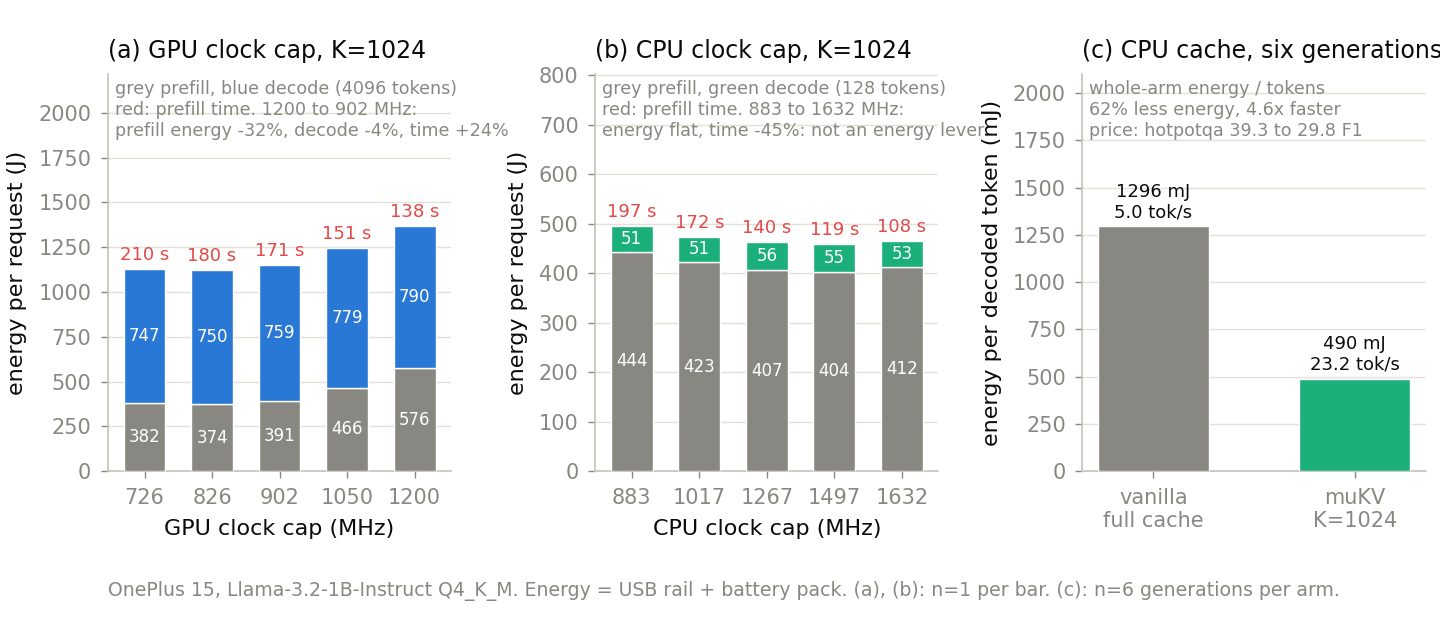

Generate this figure with Python:
#!/usr/bin/env python3
"""The energy levers, one per backend, and what each trades. OnePlus 15, Llama-3.2-1B Q4_K_M.

(a) GPU clock cap at K=1024: energy per request split into prefill and decode, with prefill
    time on each bar. Energy falls in prefill only; the trade is time to first token.
(b) CPU clock cap 883 to 1632 MHz at K=1024: energy per request flat, prefill time falls.
    On the CPU in this range the clock is a time lever, not an energy lever.
(c) CPU cache: vanilla (full cache) vs muKV K=1024, six generations of 4096 tokens each,
    whole-arm energy per decoded token and throughput. The cache is the CPU lever.
Energy = USB rail integral + battery pack coulomb delta. Phase split anchored on trace end.
"""
import csv, json, os, re, sys, glob, statistics as st
import matplotlib
matplotlib.use("Agg")
import matplotlib.pyplot as plt

sys.path.insert(0, "/home/mislam22/EndurKV_workspace/EndurKV/scripts")
from ea_proof_summary import load as load_cell

BLUE, AQUA, RED = "#2a78d6", "#1baf7a", "#e34948"
INK, MUTED, GRID, AXIS, SURF = "#0b0b0b", "#898781", "#e1e0d9", "#c3c2b7", "#ffffff"
plt.rcParams.update({
    "font.family": "sans-serif", "font.sans-serif": ["DejaVu Sans", "Arial", "Helvetica"],
    "font.size": 8, "axes.labelsize": 8, "axes.titlesize": 8.5, "legend.fontsize": 7,
    "xtick.labelsize": 7.5, "ytick.labelsize": 7.5, "axes.edgecolor": AXIS, "axes.linewidth": 0.6,
    "xtick.color": MUTED, "ytick.color": MUTED, "axes.labelcolor": INK, "text.color": INK,
    "grid.color": GRID, "grid.linewidth": 0.5, "axes.grid": True, "axes.axisbelow": True,
    "legend.frameon": False, "figure.facecolor": SURF, "axes.facecolor": SURF,
    "pdf.fonttype": 42, "ps.fonttype": 42,
})

fig, (a, b, c) = plt.subplots(1, 3, figsize=(7.2, 3.1))
fig.subplots_adjust(left=0.075, right=0.99, top=0.88, bottom=0.30, wspace=0.42)

def style(ax):
    for s in ("top", "right"):
        ax.spines[s].set_visible(False)
    ax.tick_params(length=2.5, width=0.5); ax.grid(axis="x", visible=False)

def stacked(ax, cells, labels, col, title, note):
    xs = list(range(len(cells)))
    pre = [x["prefill_J"] for x in cells]; dec = [x["decode_J"] for x in cells]
    ax.bar(xs, pre, width=0.62, color=MUTED, edgecolor=SURF, linewidth=0.5, zorder=3)
    ax.bar(xs, dec, width=0.62, bottom=pre, color=col, edgecolor=SURF, linewidth=0.5, zorder=3)
    top = max(p + d for p, d in zip(pre, dec))
    for x, p, d, cell in zip(xs, pre, dec, cells):
        ax.text(x, p + d + top * 0.02, f"{cell['prefill_s']:.0f} s", ha="center", va="bottom", fontsize=6.5, color=RED)
        ax.text(x, p / 2, f"{p:.0f}", ha="center", va="center", fontsize=6, color=SURF)
        ax.text(x, p + d / 2, f"{d:.0f}", ha="center", va="center", fontsize=6, color=SURF)
    ax.set_xticks(xs); ax.set_xticklabels(labels)
    ax.set_ylim(0, top * 1.62); ax.set_ylabel("energy per request (J)")
    ax.set_title(title, loc="left")
    ax.text(0.02, 0.985, note, transform=ax.transAxes, fontsize=6.3, color=MUTED, va="top")
    style(ax)

# (a) GPU clock sweep
gcells = []
for d in sorted(glob.glob("/tmp/clock_sweep/clk_*"), key=lambda p: int(p.split("_")[-1])):
    gcells.append((int(d.split("_")[-1]), load_cell(d)))
stacked(a, [x for _, x in gcells], [f"{m}" for m, _ in gcells], BLUE,
        "(a) GPU clock cap, K=1024",
        "grey prefill, blue decode (4096 tokens)\nred: prefill time. 1200 to 902 MHz:\nprefill energy -32%, decode -4%, time +24%")
a.set_xlabel("GPU clock cap (MHz)")

# (b) CPU clock sweep, muKV arms
ccells = []
for d in sorted([p for p in glob.glob("/tmp/phone_freq_sweep/v2_*") if os.path.isdir(p) and os.path.exists(p + "/meta.json")],
                key=lambda p: int(p.split("_")[-1])):
    ccells.append((int(d.split("_")[-1]) // 1000, load_cell(d)))
stacked(b, [x for _, x in ccells], [f"{m}" for m, _ in ccells], AQUA,
        "(b) CPU clock cap, K=1024",
        "grey prefill, green decode (128 tokens)\nred: prefill time. 883 to 1632 MHz:\nenergy flat, time -45%: not an energy lever")
b.set_xlabel("CPU clock cap (MHz)")

# (c) CPU cache: soak arms vanilla vs muKV wdoff (six generations each)
def arm(path):
    its = sorted(glob.glob(path + "/iter_*.json"))
    ms = [json.loads(re.sub(r":\s*-?nan\b", ": NaN", open(f).read())) for f in its]
    rs = list(csv.DictReader(open(path + "/sensors.csv", "rb").read().decode("utf-8", "replace").splitlines()))
    usb = 0.0; prev = None
    for r in rs:
        try:
            t = float(r["monotonic_s"]); v = float(r["usb_voltage_uv"]) / 1e6; i = abs(float(r["usb_current_ua"])) / 1e6
        except Exception:
            continue
        if prev is not None:
            dt = min(t - prev, 5.0)
            if dt > 0:
                usb += v * i * dt
        prev = t
    q = [float(r["bat_charge_uah"]) for r in rs if r.get("bat_charge_uah", "").strip().lstrip("-").isdigit()]
    vv = [float(r["bat_voltage_now_uv"]) / 1e6 for r in rs if r.get("bat_voltage_now_uv", "").strip().isdigit()]
    bat = max(0.0, (q[0] - q[-1]) / 1e6) * (sum(vv) / len(vv) if vv else 4.35) * 3600 if len(q) > 1 else 0.0
    toks = sum(m["n_decode_steps"] for m in ms)
    return dict(mJ=(usb + bat) * 1000 / toks, tps=st.mean(m["decode_tps"] for m in ms), n=len(ms), K=ms[0]["k_nominal"])
van = arm("/tmp/cpu_soak/vanilla"); muk = arm("/tmp/cpu_soak/mukv_wdoff")
xs = [0, 1]
c.bar(xs, [van["mJ"], muk["mJ"]], width=0.55, color=[MUTED, AQUA], edgecolor=SURF, linewidth=0.5, zorder=3)
for x, r, lab in ((0, van, "full cache"), (1, muk, "K=1024")):
    c.text(x, r["mJ"] + 25, f"{r['mJ']:.0f} mJ\n{r['tps']:.1f} tok/s", ha="center", va="bottom", fontsize=6.5, color=INK)
c.set_xticks(xs); c.set_xticklabels(["vanilla\nfull cache", "muKV\nK=1024"])
c.set_ylim(0, van["mJ"] * 1.62); c.set_ylabel("energy per decoded token (mJ)")
c.set_title("(c) CPU cache, six generations each", loc="left")
c.text(0.02, 0.985, f"whole-arm energy / tokens\n{100*(1-muk['mJ']/van['mJ']):.0f}% less energy, {muk['tps']/van['tps']:.1f}x faster\nprice: hotpotqa 39.3 to 29.8 F1",
       transform=c.transAxes, fontsize=6.3, color=MUTED, va="top")
style(c)

fig.subplots_adjust(bottom=0.24)
fig.text(0.075, 0.03, "OnePlus 15, Llama-3.2-1B-Instruct Q4_K_M. Energy = USB rail + battery pack. (a), (b): n=1 per bar. (c): n=6 generations per arm.",
         fontsize=6.8, color=MUTED, ha="left", va="bottom")
out = "/home/mislam22/EndurKV_workspace/EndurKV/figures/fig_levers_by_backend"
fig.savefig(out + ".pdf"); fig.savefig(out + ".png", dpi=200)
print("wrote", out)
print("(a)", [(m, round(x["prefill_J"]), round(x["decode_J"]), round(x["prefill_s"])) for m, x in gcells])
print("(b)", [(m, round(x["prefill_J"]), round(x["decode_J"]), round(x["prefill_s"])) for m, x in ccells])
print("(c)", van, muk)
